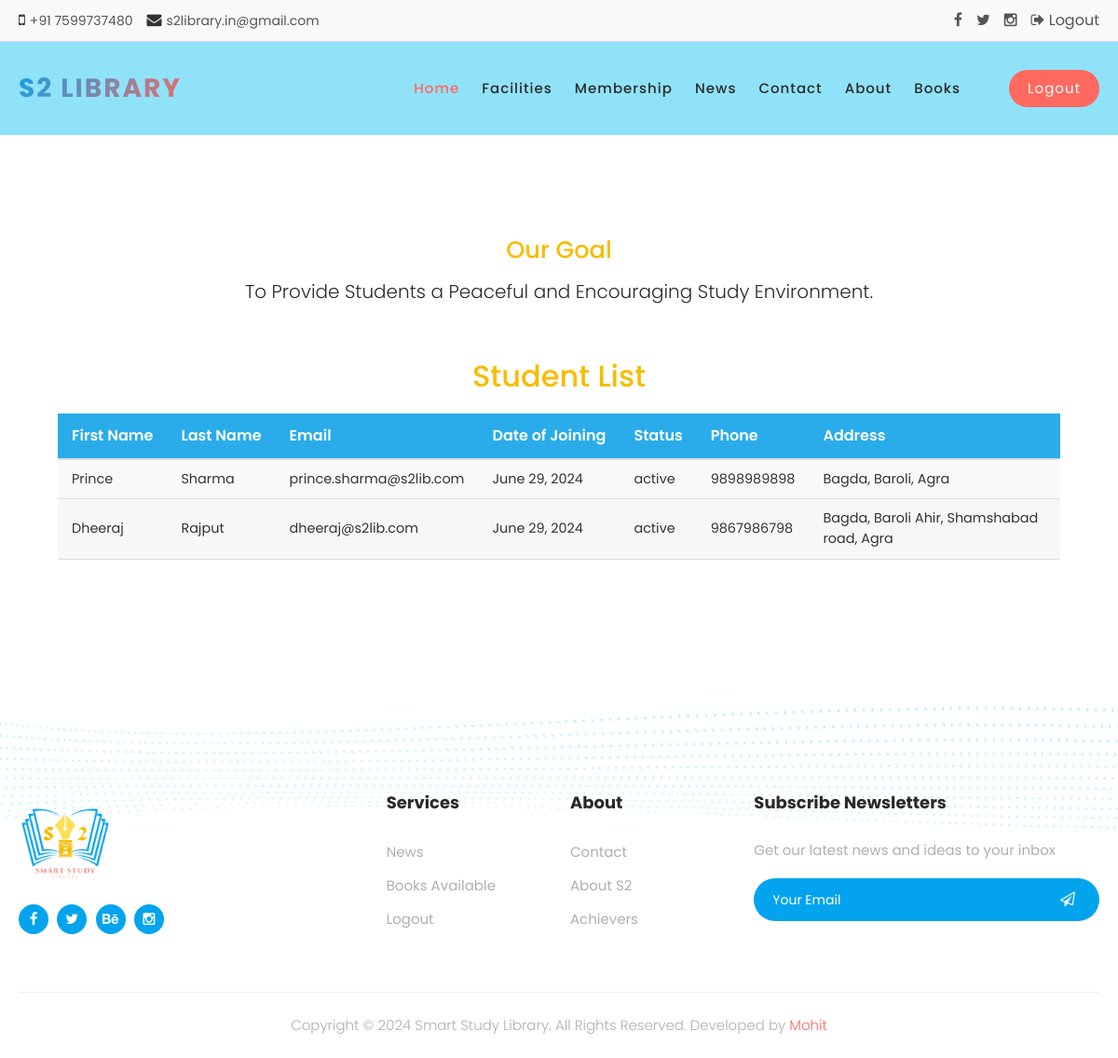
The app's page /students/ (signed in) with its own data.
### library/models.py (models this page shows, shortened)
class Student(models.Model):
    STATUS_CHOICES = [
        ('active', 'Active'),
        ('inactive', 'Inactive'),
    ]
    first_name = models.CharField(max_length=100)
    last_name = models.CharField(max_length=100)
    email = models.EmailField(unique=True)  # Ensures each email is unique
    phone = models.CharField(max_length=10)  # Or use PhoneNumberField if needed
    address = models.TextField()
    doj = models.DateField(verbose_name="Date of Joining")
    status = models.CharField(
        max_length=8, choices=STATUS_CHOICES, default='active'
    )
    class Meta:
        ordering = ['-doj']  # Orders students by the date of joining

### library/views.py (the view)
# urls.py: path('students/', views.student_list, name='student_list'),
def student_list(request):
    students = Student.objects.all()
    return render(request, 'student_list.html', {'students': students})

### templates/student_list.html (shortened to what this page needs)
{% extends 'base.html' %}
{% load static %}
{% block content %}
  <section id="resume" class="grey-section" style="text-align:justify; margin-top: 20px;">
    <div class="row section-intro">
        <div class="col-twelve">
            <h5>Our Goal</h5>
            <p class="lead">To Provide Students a Peaceful and Encouraging Study Environment.</p>
        </div>
    </div>
    <div class="row section-intro resume-timeline">
        <div class="resume-header">
            <h2>Student List</h2>
        </div>
        {% if user.is_authenticated %}
        <div>
            {% if students %}
              <div class="s2table-wrapper">
                <table class="s2table table-striped">
                    <thead>
                        <tr>
                            <th>First Name</th>
                            <th>Last Name</th>
                            <th>Email</th>
                            <th>Date of Joining</th>
                            <th>Status</th>
                            <th>Phone</th>
                            <th>Address</th>
                        </tr>
                    </thead>
                    <tbody>
                        {% for student in students %}
                        <tr>
                            <td>{{ student.first_name }}</td>
                            <td>{{ student.last_name }}</td>
                            <td>{{ student.email }}</td>
                            <td>{{ student.doj }}</td>
                            <td>{{ student.status }}</td>
                            <td>{{ student.phone }}</td>
                            <td>{{ student.address }}</td>
                        </tr>
                        {% endfor %}
                    </tbody>
                </table>
            {% else %}
                <p>No students found.</p>
            {% endif %}
        </div>
        {% else %}
        <p>Please Login to See List!</p>
        </div>
        {% endif %}
    </div>
</section>
{% endblock %}

### templates/base.html (shortened to what this page needs)
{% load static %}
<!DOCTYPE html>
<html lang="en">
  <head>
    <link href="{%static 'assets/vendor/bootstrap/css/bootstrap.min.css'%}" rel="stylesheet">
    <link rel="stylesheet" href="{%static 'assets/assets/css/fontawesome.css'%}">
    <link rel="stylesheet" href="{%static 'assets/assets/css/s2lib.css'%}">
    <link rel="stylesheet" href="{%static 'assets/assets/css/animated.css'%}">
    <link rel="stylesheet" href="{%static 'assets/assets/css/owl.css'%}">
    <link rel="stylesheet" href="https://cdnjs.cloudflare.com/ajax/libs/OwlCarousel2/2.3.4/assets/owl.carousel.min.css">
    <link rel="stylesheet" href="https://cdnjs.cloudflare.com/ajax/libs/OwlCarousel2/2.3.4/assets/owl.theme.default.min.css">
  </head>
<body>
  <div class="top-bar">
    <div class="container">
      <div class="d-flex justify-content-between align-items-center">
        <div class="left-info">
          <span class="contact-item">
            <a href="tel:+917599737480"><i class="fa fa-mobile"></i></a>
            <a href="tel:+917599737480"><span class="contact-text">+91 7599737480</span></a>
          </span>
          <span class="contact-item">
            <a href="mailto:s2library.in@gmail.com"><i class="fa fa-envelope"></i></a>
            <a href="mailto:s2library.in@gmail.com"><span class="contact-text">s2library.in@gmail.com</span></a>
          </span>
        </div>
        <div class="right-social">
          <a href="https://facebook.com"><i class="fa fa-facebook"></i></a>
          <a href="https://x.com/s2library"><i class="fa fa-twitter"></i></a>
          <a href="https://instagram.com/s2library.in"><i class="fa fa-instagram"></i></a>
          {% if user.is_authenticated %}
            <a href="/logout"><i class="fa fa-sign-out"></i> Logout</a>
          {% else %}
            <a href="/login"><i class="fa fa-sign-in"></i> Login</a>
          {% endif %}
        </div>
      </div>
    </div>
  </div>
  <header class="header-area header-sticky wow slideInDown" data-wow-duration="0.75s" data-wow-delay="0s">
    <div class="container">
      <div class="row">
        <div class="col-12">
          <nav class="main-nav">
            <a href="/" class="logo">S2 LIBRARY</a>
            <ul class="nav">
              <li class="scroll-to-section"><a href="#top" class="active">Home</a></li>
              <li class="scroll-to-section"><a href="/#services">Facilities</a></li>
              <li class="scroll-to-section"><a href="/#pricing">Membership</a></li>
              <li class="scroll-to-section"><a href="{%url 'news'%}">News</a></li>
              <li class="scroll-to-section"><a href="#contact">Contact</a></li>
              <li class="scroll-to-section"><a href="{%url 'about'%}">About</a></li>
              <li class="scroll-to-section"><a href="{%url 'search_books'%}">Books</a></li>
              {% if user.is_authenticated %}
              <li class="scroll-to-section"><div class="main-red-button-hover"><a href="/logout">Logout</a></div></li>
              {% else %}
              <li class="scroll-to-section"><div class="main-red-button-hover"><a href="/register">Signup/Login</a></div></li>
              {% endif %}
            </ul>
          </nav>
        </div>
      </div>
    </div>
  </header>
{% block content %}{% endblock %}
  <div class="footer-dec">
    <img src="{%static 'assets/assets/images/footer-dec.png'%}" alt="">
  </div>
<footer>
  <div class="container">
    <div class="row">
      <div class="col-lg-4">
        <div class="about footer-item">
          <div class="logo">
            <a href="#"><img src="{%static 'assets/assets/images/logo.png'%}" alt="S2 Library"></a>
          </div>
          <ul>
            <li><a href="#"><i class="fa fa-facebook"></i></a></li>
            <li><a href="https://x.com/s2library"><i class="fa fa-twitter"></i></a></li>
            <li><a href="#"><i class="fa fa-behance"></i></a></li>
            <li><a href="https://www.instagram.com/s2library.in/"><i class="fa fa-instagram"></i></a></li>
          </ul>
        </div>
      </div>
      <div class="col-lg-2">
        <div class="services footer-item">
          <h4>Services</h4>
          <ul>
            <li><a href="/news">News</a></li>
            <li><a href="/s2books">Books Available</a></li>
            {% if user.is_authenticated %}
              <li><a href="/logout">Logout</a></li>
            {% else %}
              <li><a href="/register">Signup/Login</a></li>
            {% endif %}
          </ul>
        </div>
      </div>
      <div class="col-lg-2">
        <div class="community footer-item">
          <h4>About</h4>
          <ul>
            <li><a href="/contact">Contact</a></li>
            <li><a href="/about">About S2</a></li>
            <li><a href="/students">Achievers</a></li>
          </ul>
        </div>
      </div>
      <div class="col-lg-4">
        <div class="subscribe-newsletters footer-item">
          <h4>Subscribe Newsletters</h4>
          <p>Get our latest news and ideas to your inbox</p>
          <form action="{% url 'index' %}" method="post" novalidate>
            <input type="email" name="email" id="email" placeholder="Your Email" required>
            <button type="submit" id="form-submit" class="main-button"><i class="fa fa-paper-plane-o"></i></button>
          </form>
        </div>
      </div>
      <div class="col-lg-12">
        <div class="copyright">
          <p>Copyright © 2024 Smart Study Library. All Rights Reserved.
          Developed by <a rel="nofollow" href="https://devmansh.github.io" title="Mohit">Mohit</a></p>
        </div>
      </div>
    </div>
  </div>
</footer>
</body>
</html>

### records on screen
Student: first_name "Prince", last_name "Sharma", email "prince.sharma@s2lib.com", doj "June 29, 2024", status "active", phone "9898989898", address "Bagda, Baroli, Agra"
Student: first_name "Dheeraj", last_name "Rajput", email "dheeraj@s2lib.com", doj "June 29, 2024", status "active", phone "9867986798", address "Bagda, Baroli Ahir, Shamshabad road, Agra"
